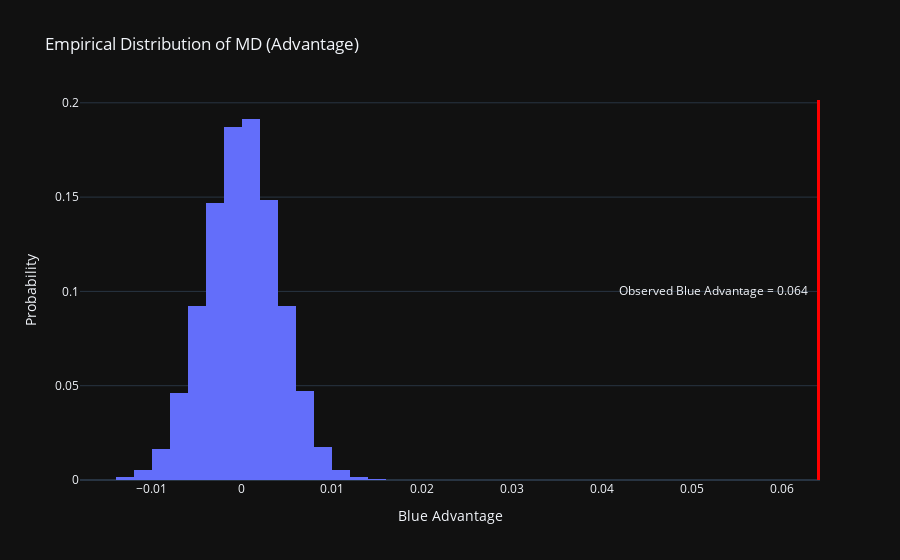

Here is the notebook cell this chart was saved with:
### Code cell
fig = px.histogram(random_generations, title='Empirical Distribution of MD (Advantage)', template='plotly_dark', nbins=20, labels={'value': 'Blue Advantage'})

# Density plot
fig.update_traces(histnorm='probability')

# Change y-axis to show percentage
fig.update_yaxes(title='Probability')

# Plot the observed blue advantage as a vertical line
fig.add_vline(x=observed_md, line_width=3, line_color='red', annotation_text=f'Observed Blue Advantage = {observed_md:.3f}   ', annotation_position='left')
fig.update_layout(showlegend=False)
fig.write_html('assets/MD_blue_adv.html', include_plotlyjs='cdn')
fig.show()

### Figure 1 — Plotly figure (JSON) as saved in the notebook; plotly's stock layout.template omitted (floating-point values rounded to 4 significant figures; data arrays with more than 128 entries replaced by an {"elided": "..."} marker saying what was removed)
{"data": [{"alignmentgroup": "True", "bingroup": "x", "histnorm": "probability", "hovertemplate": "variable=0<br>Blue Advantage=%{x}<br>count=%{y}<extra></extra>", "legendgroup": "0", "marker": {"color": "#636efa", "pattern": {"shape": ""}}, "name": "0", "nbinsx": 20, "offsetgroup": "0", "orientation": "v", "showlegend": true, "type": "histogram", "x": {"elided": "100000 float values"}, "xaxis": "x", "yaxis": "y"}], "layout": {"annotations": [{"showarrow": false, "text": "Observed Blue Advantage = 0.064   ", "x": 0.06411, "xanchor": "right", "xref": "x", "y": 0.5, "yanchor": "middle", "yref": "y domain"}], "barmode": "relative", "legend": {"title": {"text": "variable"}, "tracegroupgap": 0}, "shapes": [{"line": {"color": "red", "width": 3}, "type": "line", "x0": 0.06411, "x1": 0.06411, "xref": "x", "y0": 0, "y1": 1, "yref": "y domain"}], "showlegend": false, "title": {"text": "Empirical Distribution of MD (Advantage)"}, "xaxis": {"anchor": "y", "domain": [0, 1], "title": {"text": "Blue Advantage"}}, "yaxis": {"anchor": "x", "domain": [0, 1], "title": {"text": "Probability"}}}}
